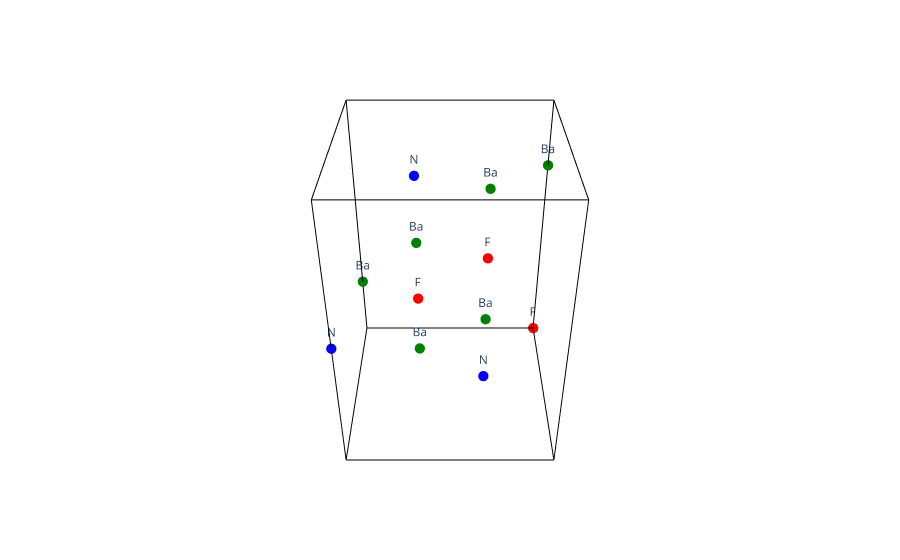

The notebook cell saved with this chart:
### Markdown cell above
Via les différentes fonctions de SpacegroupeAnalyser, nous avons pu obtenir les informations cristallographiques de la maille ainsi que les vecteurs a, b et c ainsi que leurs longueurs et leurs angles, des réseaux direct et réciproques des mailles primitives et conventionnelles. Ces données se trouvent dans la sortie de la cellule suivante. Une représentation de la maille conventionnelle est également viualisable dans un plot suivant le tableau des données obtenues.

### Code cell
print_result()

### Figure 1 — Plotly figure (JSON) as saved in the notebook; plotly's stock layout.template omitted (floating-point values rounded to 4 significant figures)
{"data": [{"marker": {"color": ["green", "green", "green", "green", "green", "green", "blue", "blue", "blue", "red", "red", "red"], "size": 6}, "mode": "markers+text", "showlegend": false, "text": ["Ba", "Ba", "Ba", "Ba", "Ba", "Ba", "N", "N", "N", "F", "F", "F"], "textposition": "top center", "type": "scatter3d", "x": [0, 2.011, 2.011, 2.011, 2.011, 2.011, 2.011, 2.011, 4.022, 0, 2.011, 2.011], "y": [0, 1.161, -1.161, -3.483, 1.161, -1.161, -1.161, 1.161, 4.441e-16, 0, -1.161, 1.161], "z": [15.17, 18.2, 1.822, 4.853, 8.497, 11.53, 16.69, 3.338, 10.01, 0, 6.675, 13.35]}, {"line": {"color": "black"}, "mode": "lines", "showlegend": false, "type": "scatter3d", "x": [0, 2.011], "y": [0, -3.483], "z": [0, 0]}, {"line": {"color": "black"}, "mode": "lines", "showlegend": false, "type": "scatter3d", "x": [0, 2.011], "y": [0, 3.483], "z": [0, 0]}, {"line": {"color": "black"}, "mode": "lines", "showlegend": false, "type": "scatter3d", "x": [0, 0], "y": [0, 0], "z": [0, 20.03]}, {"line": {"color": "black"}, "mode": "lines", "showlegend": false, "type": "scatter3d", "x": [2.011, 4.022], "y": [-3.483, 0], "z": [0, 0]}, {"line": {"color": "black"}, "mode": "lines", "showlegend": false, "type": "scatter3d", "x": [2.011, 2.011], "y": [-3.483, -3.483], "z": [0, 20.03]}, {"line": {"color": "black"}, "mode": "lines", "showlegend": false, "type": "scatter3d", "x": [2.011, 4.022], "y": [3.483, 0], "z": [0, 0]}, {"line": {"color": "black"}, "mode": "lines", "showlegend": false, "type": "scatter3d", "x": [2.011, 2.011], "y": [3.483, 3.483], "z": [0, 20.03]}, {"line": {"color": "black"}, "mode": "lines", "showlegend": false, "type": "scatter3d", "x": [0, 2.011], "y": [0, -3.483], "z": [20.03, 20.03]}, {"line": {"color": "black"}, "mode": "lines", "showlegend": false, "type": "scatter3d", "x": [0, 2.011], "y": [0, 3.483], "z": [20.03, 20.03]}, {"line": {"color": "black"}, "mode": "lines", "showlegend": false, "type": "scatter3d", "x": [4.022, 4.022], "y": [0, 0], "z": [0, 20.03]}, {"line": {"color": "black"}, "mode": "lines", "showlegend": false, "type": "scatter3d", "x": [2.011, 4.022], "y": [-3.483, 0], "z": [20.03, 20.03]}, {"line": {"color": "black"}, "mode": "lines", "showlegend": false, "type": "scatter3d", "x": [2.011, 4.022], "y": [3.483, 0], "z": [20.03, 20.03]}], "layout": {"margin": {"b": 0, "l": 0, "r": 0, "t": 0}, "scene": {"xaxis": {"visible": false}, "yaxis": {"visible": false}, "zaxis": {"visible": false}}, "showlegend": false}}
